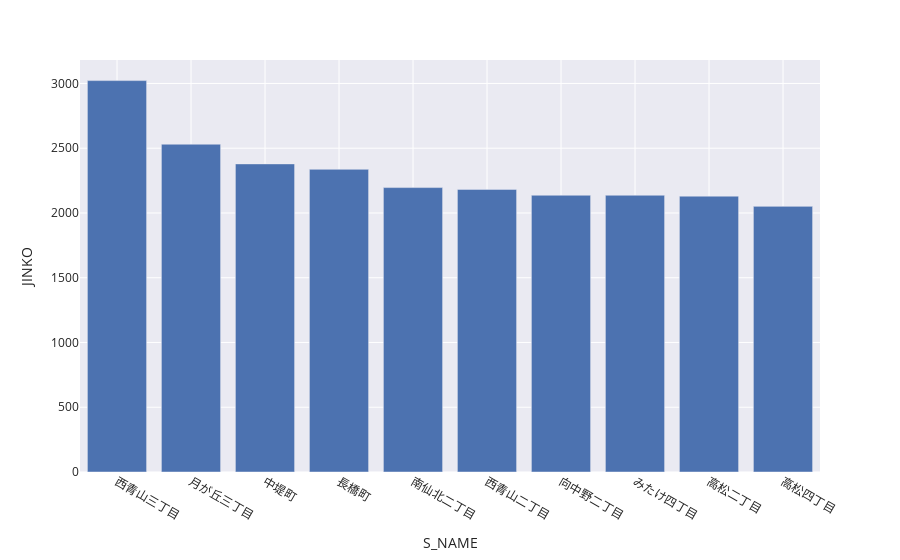

Here is the notebook cell this chart was saved with:
### Code cell
fig = px.bar(gdf2.head(10),
            y='JINKO',
            x='S_NAME',
            template='seaborn' # change this to see other styles
            )

fig.show()

### Figure 1 — Plotly figure (JSON) as saved in the notebook; plotly's stock layout.template omitted (floating-point values rounded to 4 significant figures)
{"data": [{"alignmentgroup": "True", "hovertemplate": "S_NAME=%{x}<br>JINKO=%{y}<extra></extra>", "legendgroup": "", "marker": {"color": "rgb(76,114,176)", "pattern": {"shape": ""}}, "name": "", "offsetgroup": "", "orientation": "v", "showlegend": false, "textposition": "auto", "type": "bar", "x": ["西青山三丁目", "月が丘三丁目", "中堤町", "長橋町", "南仙北二丁目", "西青山二丁目", "向中野二丁目", "みたけ四丁目", "高松二丁目", "高松四丁目"], "xaxis": "x", "y": [3022, 2531, 2379, 2337, 2196, 2182, 2137, 2137, 2130, 2051], "yaxis": "y"}], "layout": {"barmode": "relative", "legend": {"tracegroupgap": 0}, "margin": {"t": 60}, "xaxis": {"anchor": "y", "domain": [0, 1], "title": {"text": "S_NAME"}}, "yaxis": {"anchor": "x", "domain": [0, 1], "title": {"text": "JINKO"}}}}
